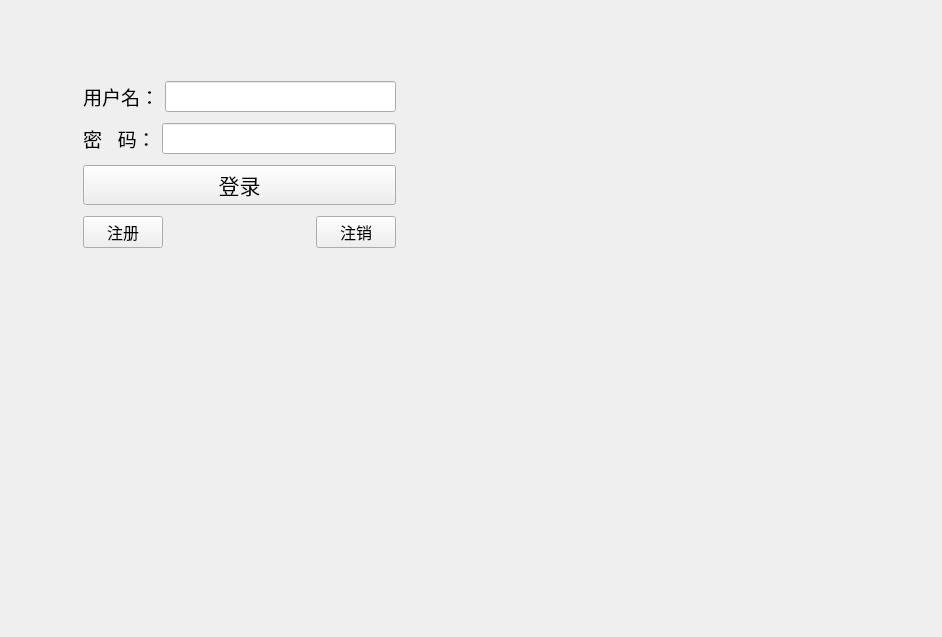
<?xml version="1.0" encoding="UTF-8"?>
<ui version="4.0">
 <class>NetDiskTcpClient</class>
 <widget class="QWidget" name="NetDiskTcpClient">
  <property name="geometry">
   <rect>
    <x>0</x>
    <y>0</y>
    <width>942</width>
    <height>637</height>
   </rect>
  </property>
  <property name="windowTitle">
   <string>NetDiskTcpClient</string>
  </property>
  <widget class="QWidget" name="">
   <property name="geometry">
    <rect>
     <x>83</x>
     <y>76</y>
     <width>313</width>
     <height>180</height>
    </rect>
   </property>
   <layout class="QVBoxLayout" name="verticalLayout">
    <item>
     <layout class="QHBoxLayout" name="horizontalLayout_2">
      <item>
       <widget class="QLabel" name="name_lab">
        <property name="font">
         <font>
          <pointsize>14</pointsize>
         </font>
        </property>
        <property name="text">
         <string>用户名：</string>
        </property>
       </widget>
      </item>
      <item>
       <widget class="QLineEdit" name="name_le">
        <property name="font">
         <font>
          <pointsize>14</pointsize>
         </font>
        </property>
       </widget>
      </item>
     </layout>
    </item>
    <item>
     <layout class="QHBoxLayout" name="horizontalLayout_3">
      <item>
       <widget class="QLabel" name="pwd_lab">
        <property name="font">
         <font>
          <pointsize>14</pointsize>
         </font>
        </property>
        <property name="text">
         <string>密   码：</string>
        </property>
       </widget>
      </item>
      <item>
       <widget class="QLineEdit" name="pwd_le">
        <property name="font">
         <font>
          <pointsize>14</pointsize>
         </font>
        </property>
        <property name="echoMode">
         <enum>QLineEdit::Password</enum>
        </property>
       </widget>
      </item>
     </layout>
    </item>
    <item>
     <widget class="QPushButton" name="login_pb">
      <property name="font">
       <font>
        <pointsize>16</pointsize>
       </font>
      </property>
      <property name="text">
       <string>登录</string>
      </property>
     </widget>
    </item>
    <item>
     <layout class="QHBoxLayout" name="horizontalLayout">
      <item>
       <widget class="QPushButton" name="regist_pb">
        <property name="font">
         <font>
          <pointsize>12</pointsize>
         </font>
        </property>
        <property name="text">
         <string>注册</string>
        </property>
       </widget>
      </item>
      <item>
       <spacer name="horizontalSpacer_2">
        <property name="orientation">
         <enum>Qt::Horizontal</enum>
        </property>
        <property name="sizeHint" stdset="0">
         <size>
          <width>40</width>
          <height>20</height>
         </size>
        </property>
       </spacer>
      </item>
      <item>
       <widget class="QPushButton" name="logout_pb">
        <property name="font">
         <font>
          <pointsize>12</pointsize>
         </font>
        </property>
        <property name="text">
         <string>注销</string>
        </property>
       </widget>
      </item>
     </layout>
    </item>
   </layout>
  </widget>
 </widget>
 <resources/>
 <connections/>
</ui>
